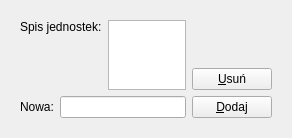
         <widget class="QWidget" name="page_2">
          <property name="geometry">
           <rect>
            <x>0</x>
            <y>0</y>
            <width>292</width>
            <height>131</height>
           </rect>
          </property>
          <attribute name="label">
           <string>Jednostki</string>
          </attribute>
          <layout class="QGridLayout" name="gridLayout_4">
           <item row="0" column="0">
            <widget class="QFrame" name="frame10">
             <property name="frameShape">
              <enum>QFrame::NoFrame</enum>
             </property>
             <property name="frameShadow">
              <enum>QFrame::Plain</enum>
             </property>
             <layout class="QGridLayout" name="gridLayout_12">
              <item row="0" column="0">
               <layout class="QHBoxLayout" name="horizontalLayout_6">
                <item>
                 <layout class="QVBoxLayout" name="verticalLayout_4">
                  <item>
                   <layout class="QHBoxLayout" name="horizontalLayout_5">
                    <item>
                     <widget class="QLabel" name="labelUnitList">
                      <property name="maximumSize">
                       <size>
                        <width>150</width>
                        <height>32767</height>
                       </size>
                      </property>
                      <property name="text">
                       <string>Spis jednostek:</string>
                      </property>
                      <property name="alignment">
                       <set>Qt::AlignTop</set>
                      </property>
                      <property name="wordWrap">
                       <bool>false</bool>
                      </property>
                      <property name="buddy">
                       <cstring>listViewUnit</cstring>
                      </property>
                     </widget>
                    </item>
                    <item>
                     <widget class="QListView" name="listViewUnit"/>
                    </item>
                   </layout>
                  </item>
                  <item>
                   <layout class="QHBoxLayout" name="_20">
                    <item>
                     <widget class="QLabel" name="labelNewUnit">
                      <property name="text">
                       <string>Nowa:</string>
                      </property>
                      <property name="wordWrap">
                       <bool>false</bool>
                      </property>
                      <property name="buddy">
                       <cstring>lineEditUnit</cstring>
                      </property>
                     </widget>
                    </item>
                    <item>
                     <widget class="QLineEdit" name="lineEditUnit">
                      <property name="maxLength">
                       <number>10</number>
                      </property>
                     </widget>
                    </item>
                   </layout>
                  </item>
                 </layout>
                </item>
                <item>
                 <layout class="QVBoxLayout" name="verticalLayout_3">
                  <item>
                   <spacer name="spacer30">
                    <property name="orientation">
                     <enum>Qt::Vertical</enum>
                    </property>
                    <property name="sizeType">
                     <enum>QSizePolicy::Expanding</enum>
                    </property>
                    <property name="sizeHint" stdset="0">
                     <size>
                      <width>74</width>
                      <height>48</height>
                     </size>
                    </property>
                   </spacer>
                  </item>
                  <item>
                   <widget class="QPushButton" name="pushButtonUnitRemove">
                    <property name="text">
                     <string>&amp;Usuń</string>
                    </property>
                    <property name="shortcut">
                     <string>Alt+U</string>
                    </property>
                   </widget>
                  </item>
                  <item>
                   <widget class="QPushButton" name="pushButtonUnitAdd">
                    <property name="text">
                     <string>&amp;Dodaj</string>
                    </property>
                    <property name="shortcut">
                     <string>Alt+D</string>
                    </property>
                   </widget>
                  </item>
                 </layout>
                </item>
               </layout>
              </item>
             </layout>
            </widget>
           </item>
          </layout>
         </widget>
